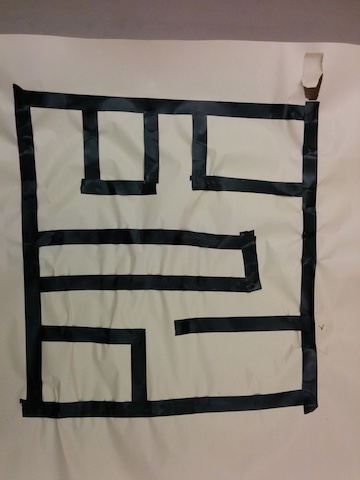
#> input picture ImageProcessing/maze.jpg, 360 x 480 px
$ python process.py   (Python 2 division)
#> lines starting #> are read from the running program, lines starting #| are printed output that depends on the picture; after the words box and inside, x2 and y2 are one past the last pixel; in counts of white or black regions, pixels touching at a corner belong together
import cv2

def findPoint(color, img):
  rows, cols, t = img.shape

  print rows, cols

  for r in range(rows):
    for c in range(cols):
      colors = img[r,c]
      if max(colors) == colors[color] and min(colors) != colors[color]:
        print "Found"
        print img[r,c]
        print (r,c)
        return r,c

  return None, None

if __name__ == "__main__":

  img = cv2.imread('maze.jpg')
#> img is the input picture: shape (480, 360, 3); mean B, G, R 116.9, 126.1, 134.1
  gray = cv2.cvtColor(img,cv2.COLOR_BGR2GRAY)
  edges = cv2.Canny(gray,50,150,apertureSize = 3)
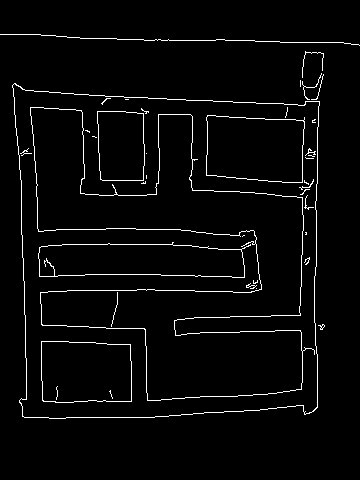
#> edges: shape (480, 360); 3.2% white in thin lines or dots, all inside (x1, y1, x2, y2) = (0, 34, 360, 419)

  cv2.imwrite('edges.jpg', edges)

  ret, thresh = cv2.threshold(gray, 0, 255, cv2.THRESH_BINARY_INV+cv2.THRESH_OTSU)
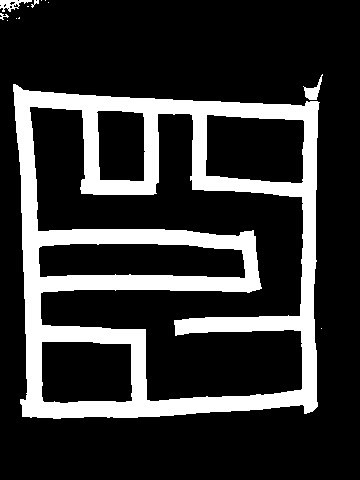
#> thresh: shape (480, 360); 20.5% white; 13 white regions (8 under 20 px), largest, box (x1, y1, x2, y2) and area: (13, 84, 320, 419) 34915, (303, 74, 323, 100) 196, (0, 0, 32, 12) 185, (0, 13, 9, 20) 28, (31, 0, 39, 8) 27
#> ret = 88

  cv2.imwrite('threshold.jpg', thresh)

  sr, sc = findPoint(2, cv2.imread('processed_maze.png'))
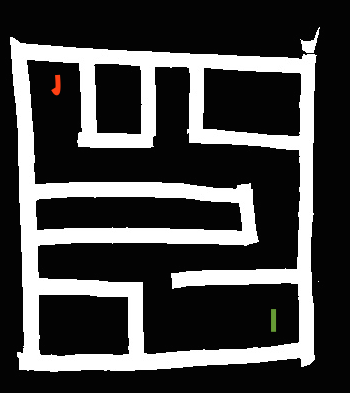
#> input picture ImageProcessing/processed_maze.png, 350 x 393 px
#> in findPoint, `rows, cols, t = img.shape`: rows = 393; cols = 350; t = 3
#| 393 350
#> the loop in findPoint, `for r in range(rows):` made 75 passes
#| [ 3  5 16]
  er, ec = findPoint(1, cv2.imread('processed_maze.png'))
#| 393 350
#> the loop in findPoint, `for r in range(rows):` made 310 passes
#| [ 46 135  88]

  output = cv2.imread('processed_maze.png')
#> output is the input picture: shape (393, 350, 3); mean B, G, R 67.4, 67.5, 67.6
  out2 = cv2.imread('processed_maze.png')

  print "Starting Point ",
  print (sr, sc)
  print "Ending Point ",
  print (er, ec)

  radius = 5
  cv2.circle(output, (sc,sr), radius, (0,0,255))
#> output: shape (393, 350, 3); 0.02% of pixels changed, all inside (x1, y1, x2, y2) = (52, 69, 63, 80)
  cv2.circle(output, (ec,er), radius, (0,255,0))
#> output: shape (393, 350, 3); mean B, G, R 67.3, 67.5, 67.6

  queue = []
  queue.append((sr,sc))
  dirs = [(1,0), (-1,0), (0,1), (0,-1)]

  width, height, t = output.shape
#> width = 393; height = 350; t = 3

  path = {}
  print "Starting BFS"
  while queue:
    x,y = queue.pop(0)
    #print "Visiting",
    #print x,y
    cv2.circle(out2, (y,x), 1, (255,0,0))
    if (x,y) == (er, ec):
      print "Reached destination"
      break;
    for d in dirs:
      nx = x+d[0]
      ny = y+d[1]
      if (nx,ny) in path:
        print "Breaking because visited"
        continue
      if not (0 < nx < width and 0 < ny < height):
        print "Breaking because bounds"
        continue
      if tuple(output[nx,ny]) == (255,255,255):
        print "Breaking because white"
        continue
      else:
        print tuple(output[nx,ny]),
        print nx, ny
      queue.append((nx, ny))
      path[(nx, ny)] = (x,y)
#> this loop made 35803 passes
#> (printed output is left out)
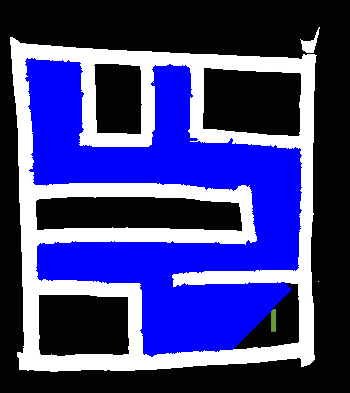
#> out2: shape (393, 350, 3); mean B, G, R 132.5, 62.5, 62.5
#> after the loop, path = 35868 items; queue = 66 pairs, first value 282 to 348, second value 233 to 291

  cv2.imwrite('1.jpg', out2)

  cx,cy = (er,ec)
  while not (cx,cy) == (sr,sc):
    cv2.circle(output, (cy,cx), 1, (255,0,0))
    cx,cy = path[(cx,cy)]
#> this loop made 627 passes
#> cy on passes 1 to 3: 270, 269, 268
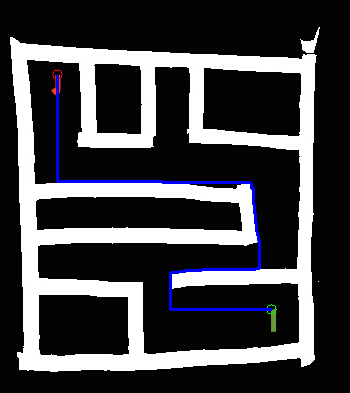
#> output: shape (393, 350, 3); mean B, G, R 70.2, 66.9, 67

  cv2.imwrite('detected.jpg', output)
